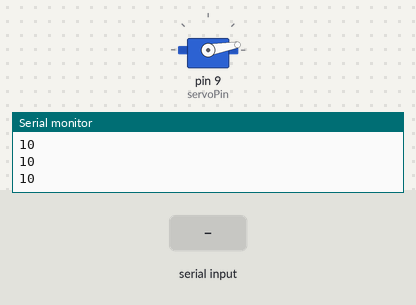
Bench run of a sketch on a simulated Arduino Uno, built with avr-gcc and run on an emulated ATmega328P. Shown: servo, the last lines printed to the serial monitor. Inputs (shaded band) come from the test bench.

Above: at 1.2 s.
1.3 s: "90,45\n" received over Serial
At 1.5 s:
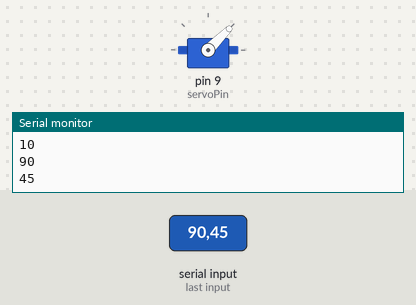
3.1 s: "30,150\n" received over Serial
At 3.3 s:
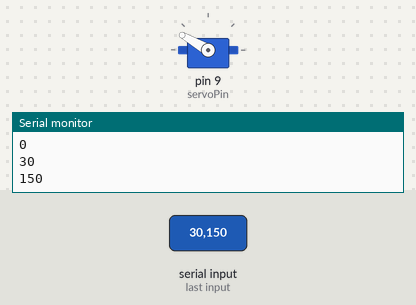
4.9 s: "200\n" received over Serial
At 5.01 s:
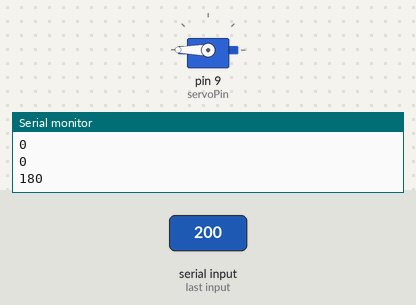
Timing chart, 0 to 7.9 s (numbered marks = the images above; inputs shaded):
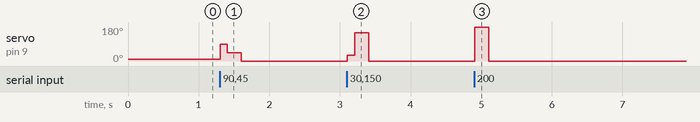

The sketch:

SerialServoParseIntBlue.ino
```cpp
/* Serial Parse Sketch

This example sketch shows how to customize the Serial.parseInt
functions


Created by: Daniel Godrick
date: 12/15/2014

With help from the Arduino Cookbook, by Michael Margolis and
the servo from the SparkFun inventors kit!
Hook this servo up to 5v, gnd, and pin 9

Also - make sure that the serial monitor is set to "No Line Ending"

*/


#include <Servo.h>

const int servoPin = 9; //attach servo input to pin 9
Servo servo1;// create a servo
int angle = 10; //intialize an angle variable. Servos often chatter at
// values of zero, so this is set to 10

void setup()
{
  Serial.begin(115200); //start serial communication
  servo1.attach(servoPin); //attach the servo to the servo pin
  servo1.write(angle); // move the servo to the default value
  Serial.setTimeout(100);

}

void loop ()
{
  if (Serial.available() >0 ) //This command ensures that data is available
  {
    angle  = Serial.parseInt(); //if there is integer data, get it!
  }

  //now, need to constrain the angle so that the servo doesn't break
  angle = constrain(angle,0,180);
  servo1.write(angle); //write the angle
  Serial.println(angle); //So we can see the data on the Serial monitor
  delay(100); // delay for readability
}
```

Measured:
- after the input at 1.3 s, servo on pin 9 (servoPin): 10° → 90° at once, → 45° 0.10 s later, → 0° 0.20 s later
- after the input at 3.1 s, servo on pin 9 (servoPin): 0° → 30° at once, → 150° 0.10 s later, → 0° 0.20 s later
- after the input at 4.9 s, servo on pin 9 (servoPin): 0° → 180° at once, → 0° 0.20 s later
